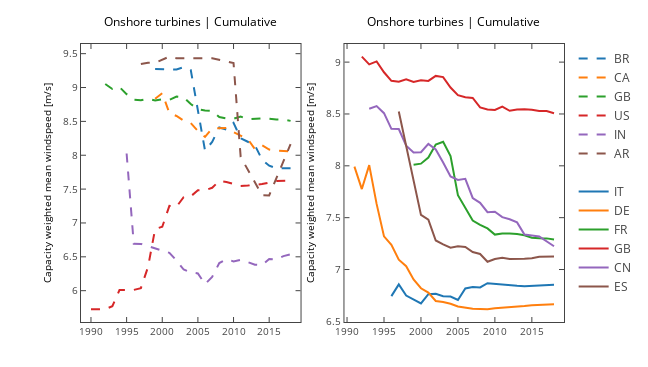

Source (notebook cell):
### Markdown cell above
Default plots

### Code cell
countries = [{'BR', 'AR', 'GB', 'CA', 'US', 'IN'},
             {'FR', 'DE', 'CN', 'IT', 'ES', 'GB'}]
plot_labels=[' ',' ']

fig, ax = plt.subplots(1, 2, figsize=(9, 5.1))
for s in range(len(countries)):
    for i,c in enumerate(countries[s]):
        x, y, z, w = projects(ons, c, offshore=False)
        if i==0:
            if s==1:
                ax[s].plot(x[0], z[0], label=plot_labels[s],color='k',lw=0)
                ls='-'
            else:
                ls='--'
        ax[s].plot(x, z, label=c,ls=ls,lw=2)

    ax[s].set_ylabel('Capacity weighted mean windspeed [m/s]')
    ax[s].set_title("Onshore turbines | Cumulative")
        
plotly_fig = tls.mpl_to_plotly(fig)
plotly_fig["layout"]["showlegend"] = True
plotly_fig["layout"]['hovermode'] = 'x'
iplot(plotly_fig, filename='ons4')

### Figure 1 — Plotly figure (JSON) as saved in the notebook; plotly's stock layout.template omitted (floating-point values rounded to 4 significant figures)
{"data": [{"line": {"color": "rgba (31, 119, 180, 1)", "dash": "dash", "width": 2}, "mode": "lines", "name": "BR", "type": "scatter", "uid": "5d35a59e-3979-11e9-9d3d-b00594f12df5", "x": [1999, 2002, 2003, 2004, 2006, 2007, 2008, 2009, 2010, 2011, 2012, 2013, 2014, 2015, 2016, 2017, 2018], "xaxis": "x", "y": [9.273, 9.266, 9.3, 9.258, 8.068, 8.197, 8.411, 8.38, 8.477, 8.252, 8.199, 8.147, 7.934, 7.846, 7.807, 7.804, 7.806], "yaxis": "y"}, {"line": {"color": "rgba (255, 127, 14, 1)", "dash": "dash", "width": 2}, "mode": "lines", "name": "CA", "type": "scatter", "uid": "5d37a164-3979-11e9-8a55-b00594f12df5", "x": [1999, 2000, 2001, 2002, 2003, 2004, 2005, 2006, 2007, 2008, 2009, 2010, 2011, 2012, 2013, 2014, 2015, 2016, 2018], "xaxis": "x", "y": [8.834, 8.917, 8.623, 8.58, 8.511, 8.475, 8.359, 8.271, 8.396, 8.398, 8.404, 8.341, 8.286, 8.239, 8.09, 8.146, 8.084, 8.068, 8.058], "yaxis": "y"}, {"line": {"color": "rgba (44, 160, 44, 1)", "dash": "dash", "width": 2}, "mode": "lines", "name": "GB", "type": "scatter", "uid": "5d3afcfe-3979-11e9-97e7-b00594f12df5", "x": [1992, 1993, 1994, 1995, 1996, 1997, 1998, 1999, 2000, 2001, 2002, 2003, 2004, 2005, 2006, 2007, 2008, 2009, 2010, 2011, 2012, 2013, 2014, 2015, 2016, 2017, 2018], "xaxis": "x", "y": [9.053, 8.978, 9.007, 8.902, 8.819, 8.811, 8.834, 8.808, 8.825, 8.819, 8.867, 8.856, 8.755, 8.681, 8.66, 8.655, 8.564, 8.543, 8.538, 8.571, 8.531, 8.542, 8.544, 8.54, 8.529, 8.529, 8.507], "yaxis": "y"}, {"line": {"color": "rgba (214, 39, 40, 1)", "dash": "dash", "width": 2}, "mode": "lines", "name": "US", "type": "scatter", "uid": "5d3d9550-3979-11e9-961b-b00594f12df5", "x": [1990, 1992, 1993, 1994, 1995, 1996, 1997, 1998, 1999, 2000, 2001, 2002, 2003, 2004, 2005, 2006, 2007, 2008, 2009, 2010, 2011, 2012, 2013, 2014, 2015, 2016, 2018], "xaxis": "x", "y": [5.724, 5.726, 5.772, 6.009, 6.009, 6.011, 6.038, 6.349, 6.911, 6.944, 7.252, 7.239, 7.382, 7.393, 7.482, 7.483, 7.519, 7.62, 7.604, 7.576, 7.546, 7.552, 7.559, 7.574, 7.597, 7.621, 7.626], "yaxis": "y"}, {"line": {"color": "rgba (148, 103, 189, 1)", "dash": "dash", "width": 2}, "mode": "lines", "name": "IN", "type": "scatter", "uid": "5d3f69fa-3979-11e9-86de-b00594f12df5", "x": [1995, 1996, 1997, 2000, 2001, 2002, 2003, 2004, 2005, 2006, 2007, 2008, 2009, 2010, 2011, 2012, 2013, 2014, 2015, 2016, 2017, 2018], "xaxis": "x", "y": [8.025, 6.694, 6.691, 6.591, 6.559, 6.447, 6.313, 6.271, 6.255, 6.097, 6.204, 6.408, 6.465, 6.433, 6.455, 6.422, 6.385, 6.377, 6.469, 6.461, 6.51, 6.538], "yaxis": "y"}, {"line": {"color": "rgba (140, 86, 75, 1)", "dash": "dash", "width": 2}, "mode": "lines", "name": "AR", "type": "scatter", "uid": "5d41dafa-3979-11e9-a621-b00594f12df5", "x": [1997, 1998, 1999, 2001, 2002, 2007, 2010, 2011, 2014, 2015, 2018], "xaxis": "x", "y": [9.346, 9.365, 9.365, 9.456, 9.434, 9.433, 9.361, 7.975, 7.411, 7.407, 8.163], "yaxis": "y"}, {"line": {"color": "rgba(0, 0, 0, 1)", "dash": "solid", "width": 0}, "mode": "lines", "name": " ", "type": "scatter", "uid": "5d4a3eb0-3979-11e9-b734-b00594f12df5", "x": [1996], "xaxis": "x2", "y": [6.743], "yaxis": "y2"}, {"line": {"color": "rgba (31, 119, 180, 1)", "dash": "solid", "width": 2}, "mode": "lines", "name": "IT", "type": "scatter", "uid": "5d4e3ae8-3979-11e9-8e19-b00594f12df5", "x": [1996, 1997, 1998, 1999, 2000, 2001, 2002, 2003, 2004, 2005, 2006, 2007, 2008, 2009, 2010, 2011, 2012, 2013, 2014, 2015, 2016, 2018], "xaxis": "x2", "y": [6.743, 6.856, 6.749, 6.708, 6.673, 6.762, 6.766, 6.743, 6.739, 6.706, 6.818, 6.831, 6.827, 6.868, 6.861, 6.854, 6.846, 6.843, 6.84, 6.846, 6.846, 6.854], "yaxis": "y2"}, {"line": {"color": "rgba (255, 127, 14, 1)", "dash": "solid", "width": 2}, "mode": "lines", "name": "DE", "type": "scatter", "uid": "5d520b68-3979-11e9-a5a2-b00594f12df5", "x": [1991, 1992, 1993, 1994, 1995, 1996, 1997, 1998, 1999, 2000, 2001, 2002, 2003, 2004, 2005, 2006, 2007, 2008, 2009, 2010, 2011, 2012, 2013, 2014, 2015, 2016, 2017, 2018], "xaxis": "x2", "y": [7.993, 7.776, 8.006, 7.633, 7.319, 7.238, 7.095, 7.031, 6.904, 6.82, 6.777, 6.697, 6.686, 6.67, 6.643, 6.629, 6.621, 6.618, 6.616, 6.625, 6.63, 6.631, 6.639, 6.647, 6.655, 6.658, 6.658, 6.665], "yaxis": "y2"}, {"line": {"color": "rgba (44, 160, 44, 1)", "dash": "solid", "width": 2}, "mode": "lines", "name": "FR", "type": "scatter", "uid": "5d540758-3979-11e9-8a9f-b00594f12df5", "x": [1999, 2000, 2001, 2002, 2003, 2004, 2005, 2006, 2007, 2008, 2009, 2010, 2011, 2012, 2013, 2014, 2015, 2016, 2017, 2018], "xaxis": "x2", "y": [8.011, 8.021, 8.08, 8.205, 8.231, 8.093, 7.717, 7.59, 7.472, 7.431, 7.396, 7.337, 7.347, 7.348, 7.343, 7.331, 7.307, 7.303, 7.3, 7.29], "yaxis": "y2"}, {"line": {"color": "rgba (214, 39, 40, 1)", "dash": "solid", "width": 2}, "mode": "lines", "name": "GB", "type": "scatter", "uid": "5d55dc52-3979-11e9-9651-b00594f12df5", "x": [1992, 1993, 1994, 1995, 1996, 1997, 1998, 1999, 2000, 2001, 2002, 2003, 2004, 2005, 2006, 2007, 2008, 2009, 2010, 2011, 2012, 2013, 2014, 2015, 2016, 2017, 2018], "xaxis": "x2", "y": [9.053, 8.978, 9.007, 8.902, 8.819, 8.811, 8.834, 8.808, 8.825, 8.819, 8.867, 8.856, 8.755, 8.681, 8.66, 8.655, 8.564, 8.543, 8.538, 8.571, 8.531, 8.542, 8.544, 8.54, 8.529, 8.529, 8.507], "yaxis": "y2"}, {"line": {"color": "rgba (148, 103, 189, 1)", "dash": "solid", "width": 2}, "mode": "lines", "name": "CN", "type": "scatter", "uid": "5d584818-3979-11e9-b24f-b00594f12df5", "x": [1993, 1994, 1995, 1996, 1997, 1998, 1999, 2000, 2001, 2002, 2003, 2004, 2005, 2006, 2007, 2008, 2009, 2010, 2011, 2012, 2013, 2014, 2015, 2016, 2018], "xaxis": "x2", "y": [8.55, 8.576, 8.508, 8.357, 8.355, 8.194, 8.129, 8.131, 8.212, 8.158, 8.032, 7.897, 7.863, 7.875, 7.69, 7.643, 7.553, 7.557, 7.505, 7.485, 7.454, 7.337, 7.327, 7.319, 7.224], "yaxis": "y2"}, {"line": {"color": "rgba (140, 86, 75, 1)", "dash": "solid", "width": 2}, "mode": "lines", "name": "ES", "type": "scatter", "uid": "5d5a6e74-3979-11e9-af1b-b00594f12df5", "x": [1997, 1998, 1999, 2000, 2001, 2002, 2003, 2004, 2005, 2006, 2007, 2008, 2009, 2010, 2011, 2012, 2014, 2015, 2016, 2018], "xaxis": "x2", "y": [8.524, 8.196, 7.867, 7.527, 7.482, 7.28, 7.242, 7.21, 7.223, 7.217, 7.168, 7.15, 7.075, 7.101, 7.113, 7.102, 7.104, 7.109, 7.123, 7.127], "yaxis": "y2"}], "layout": {"annotations": [{"font": {"color": "#000000", "size": 12}, "showarrow": false, "text": "Onshore turbines | Cumulative", "x": 0.2269, "xanchor": "center", "xref": "paper", "y": 1.044, "yanchor": "bottom", "yref": "paper"}, {"font": {"color": "#000000", "size": 12}, "showarrow": false, "text": "Onshore turbines | Cumulative", "x": 0.7715, "xanchor": "center", "xref": "paper", "y": 1.044, "yanchor": "bottom", "yref": "paper"}], "autosize": false, "height": 367, "hovermode": "x", "margin": {"b": 45, "l": 81, "pad": 0, "r": 64, "t": 44}, "showlegend": true, "width": 648, "xaxis": {"anchor": "y", "domain": [0, 0.4545], "mirror": "ticks", "nticks": 8, "range": [1989.0, 2019.0], "showgrid": false, "showline": true, "side": "bottom", "tickfont": {"size": 10}, "ticks": "inside", "type": "linear", "zeroline": false}, "xaxis2": {"anchor": "y2", "domain": [0.5455, 1], "mirror": "ticks", "nticks": 8, "range": [1990.0, 2019.0], "showgrid": false, "showline": true, "side": "bottom", "tickfont": {"size": 10}, "ticks": "inside", "type": "linear", "zeroline": false}, "yaxis": {"anchor": "x", "domain": [0, 1], "mirror": "ticks", "nticks": 10, "range": [5.537, 9.643], "showgrid": false, "showline": true, "side": "left", "tickfont": {"size": 10}, "ticks": "inside", "title": {"font": {"color": "#000000", "size": 10}, "text": "Capacity weighted mean windspeed [m/s]"}, "type": "linear", "zeroline": false}, "yaxis2": {"anchor": "x2", "domain": [0, 1], "mirror": "ticks", "nticks": 8, "range": [6.494, 9.175], "showgrid": false, "showline": true, "side": "left", "tickfont": {"size": 10}, "ticks": "inside", "title": {"font": {"color": "#000000", "size": 10}, "text": "Capacity weighted mean windspeed [m/s]"}, "type": "linear", "zeroline": false}}}
